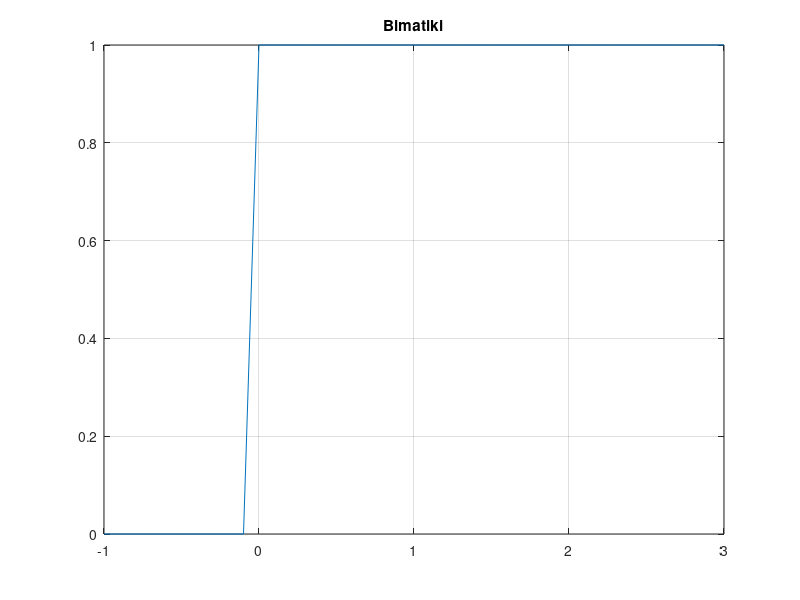
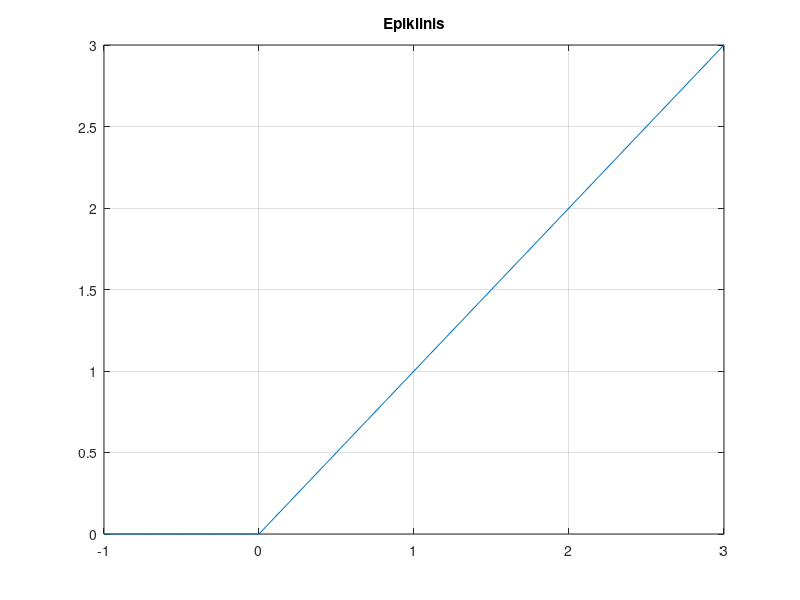

Recreate these plots in MATLAB, in order.
clear all
clc

Dt      = 0.1;          % Sampling Time
tstart  = -1;           % Xronos enarxis promoiosis
tend    = 3;            % Xronos lixis promoiosis
t = [tstart:Dt:tend];   % dianysma Xronou

plot(t); 
grid on; 
title('Lab 1 plot');

% Kataskeyi / Dhmiorgia bimatikis synartisis
for i=1:length(t)
    if t(i)>=0
        u(i) = 1;
    else
        u(i) = 0;
    end
end

plot(t, u);
grid on;
title('Bimatiki')
    



% Kataskeyi / Dhmiorgia epiklinis synartisis
for i=1:length(t)
    if t(i)>=0
        r(i) = t(i);
    else
        r(i) = 0;
    end
end

figure;
plot(t, r);
grid on; title('Epiklinis')
    
